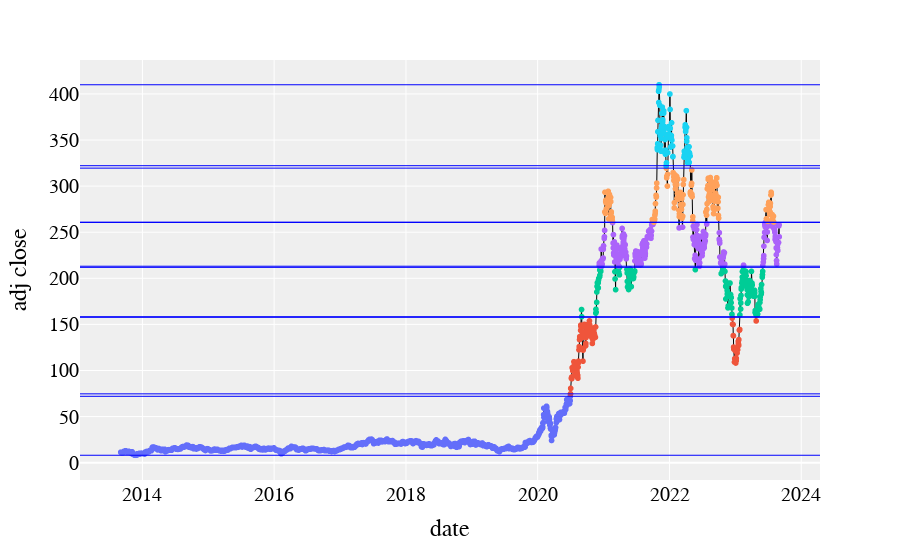

The cell this chart's notebook holds for it:
### Code cell
import plotly.graph_objects as go
# Again, assign an arbitrary color to each of the 6 clusters
colors = ['red', 'orange', 'yellow', 'green', 'blue', 'indigo']
# Create Scatter plot, assigning each point a color where
# point group = color index.
fig = df.plot.scatter(
    x=df.index,
    y="adj close",
    color=[colors[i] for i in clusters],
)

# fig = go.Figure(
#     data=go.Scatter(x=df.index,y=df['adj close'], mode='lines+markers')
#     # color=[colors[i] for i in clusters],
#     )
# Add horizontal lines
for cluster_min, cluster_max in min_max_values:
    fig.add_hline(y=cluster_min, line_width=1, line_color="blue")
    fig.add_hline(y=cluster_max, line_width=1, line_color="blue")
# Add a trace of the price for better clarity
fig.add_trace(go.Scatter(
    x=df.index,
    y=df['adj close'],
    line_color="black",
    line_width=1
))
# Make it pretty
layout = go.Layout(
    plot_bgcolor='#efefef',
    showlegend=False,
    # Font Families
    font_family='Monospace',
    font_color='#000000',
    font_size=20,
    xaxis=dict(
        rangeslider=dict(
            visible=False
        ))
)
fig.update_layout(layout)
fig.show()

### Figure 1 — Plotly figure (JSON) as saved in the notebook; plotly's stock layout.template omitted (floating-point values rounded to 4 significant figures; data arrays with more than 128 entries replaced by an {"elided": "..."} marker saying what was removed)
{"data": [{"hovertemplate": "color=red<br>date=%{x}<br>adj close=%{y}<extra></extra>", "legendgroup": "red", "marker": {"color": "#636efa", "symbol": "circle"}, "mode": "markers", "name": "red", "showlegend": true, "type": "scattergl", "x": {"elided": "1719 str values"}, "xaxis": "x", "y": {"elided": "1719 float values"}, "yaxis": "y"}, {"hovertemplate": "color=yellow<br>date=%{x}<br>adj close=%{y}<extra></extra>", "legendgroup": "yellow", "marker": {"color": "#EF553B", "symbol": "circle"}, "mode": "markers", "name": "yellow", "showlegend": true, "type": "scattergl", "x": ["2020-07-01", "2020-07-02", "2020-07-06", "2020-07-07", "2020-07-08", "2020-07-09", "2020-07-10", "2020-07-13", "2020-07-14", "2020-07-15", "2020-07-16", "2020-07-17", "2020-07-20", "2020-07-21", "2020-07-22", "2020-07-23", "2020-07-24", "2020-07-27", "2020-07-28", "2020-07-29", "2020-07-30", "2020-07-31", "2020-08-03", "2020-08-04", "2020-08-05", "2020-08-06", "2020-08-07", "2020-08-10", "2020-08-11", "2020-08-12", "2020-08-13", "2020-08-14", "2020-08-17", "2020-08-18", "2020-08-19", "2020-08-20", "2020-08-21", "2020-08-24", "2020-08-25", "2020-08-26", "2020-08-27", "2020-08-28", "2020-09-02", "2020-09-03", "2020-09-04", "2020-09-08", "2020-09-09", "2020-09-10", "2020-09-11", "2020-09-14", "2020-09-15", "2020-09-16", "2020-09-17", "2020-09-18", "2020-09-21", "2020-09-22", "2020-09-23", "2020-09-24", "2020-09-25", "2020-09-28", "2020-09-29", "2020-09-30", "2020-10-01", "2020-10-02", "2020-10-05", "2020-10-06", "2020-10-07", "2020-10-08", "2020-10-09", "2020-10-12", "2020-10-13", "2020-10-14", "2020-10-15", "2020-10-16", "2020-10-19", "2020-10-20", "2020-10-21", "2020-10-22", "2020-10-23", "2020-10-26", "2020-10-27", "2020-10-28", "2020-10-29", "2020-10-30", "2020-11-02", "2020-11-03", "2020-11-04", "2020-11-05", "2020-11-06", "2020-11-09", "2020-11-10", "2020-11-11", "2020-11-12", "2020-11-13", "2020-11-16", "2020-11-17", "2022-12-14", "2022-12-15", "2022-12-16", "2022-12-19", "2022-12-20", "2022-12-21", "2022-12-22", "2022-12-23", "2022-12-27", "2022-12-28", "2022-12-29", "2022-12-30", "2023-01-03", "2023-01-04", "2023-01-05", "2023-01-06", "2023-01-09", "2023-01-10", "2023-01-11", "2023-01-12", "2023-01-13", "2023-01-17", "2023-01-18", "2023-01-19", "2023-01-20", "2023-01-23", "2023-01-24", "2023-01-25", "2023-04-26"], "xaxis": "x", "y": [74.64, 80.58, 91.44, 92.66, 91.06, 92.95, 103.0, 99.8, 101.1, 103.1, 100.0, 100.1, 109.5, 104.6, 106.2, 100.9, 94.47, 102.6, 98.43, 99.94, 99.17, 95.38, 99, 99.13, 99.0, 99.31, 96.85, 94.57, 91.63, 103.7, 108.1, 110.0, 122.4, 125.8, 125.2, 133.5, 136.7, 134.3, 134.9, 143.5, 149.2, 147.6, 149.1, 135.7, 139.4, 110.1, 122.1, 123.8, 124.2, 139.9, 149.9, 147.3, 141.1, 147.4, 149.8, 141.4, 126.8, 129.3, 135.8, 140.4, 139.7, 143.0, 149.4, 138.4, 141.9, 138.0, 141.8, 142.0, 144.7, 147.4, 148.9, 153.8, 149.6, 146.6, 143.6, 140.6, 140.9, 141.9, 140.2, 140.1, 141.6, 135.3, 136.9, 129.3, 133.5, 141.3, 140.3, 146.0, 143.3, 140.4, 136.8, 139.0, 137.3, 136.2, 136.0, 147.2, 156.8, 157.7, 150.2, 149.9, 137.8, 137.6, 125.3, 123.2, 109.1, 112.7, 121.8, 123.2, 108.1, 113.6, 110.3, 113.1, 119.8, 118.8, 123.2, 123.6, 122.4, 131.5, 128.8, 127.2, 133.4, 143.8, 143.9, 144.4, 153.8], "yaxis": "y"}, {"hovertemplate": "color=indigo<br>date=%{x}<br>adj close=%{y}<extra></extra>", "legendgroup": "indigo", "marker": {"color": "#00cc96", "symbol": "circle"}, "mode": "markers", "name": "indigo", "showlegend": true, "type": "scattergl", "x": {"elided": "174 str values"}, "xaxis": "x", "y": {"elided": "174 float values"}, "yaxis": "y"}, {"hovertemplate": "color=orange<br>date=%{x}<br>adj close=%{y}<extra></extra>", "legendgroup": "orange", "marker": {"color": "#ab63fa", "symbol": "circle"}, "mode": "markers", "name": "orange", "showlegend": true, "type": "scattergl", "x": {"elided": "250 str values"}, "xaxis": "x", "y": {"elided": "250 float values"}, "yaxis": "y"}, {"hovertemplate": "color=blue<br>date=%{x}<br>adj close=%{y}<extra></extra>", "legendgroup": "blue", "marker": {"color": "#FFA15A", "symbol": "circle"}, "mode": "markers", "name": "blue", "showlegend": true, "type": "scattergl", "x": {"elided": "170 str values"}, "xaxis": "x", "y": {"elided": "170 float values"}, "yaxis": "y"}, {"hovertemplate": "color=green<br>date=%{x}<br>adj close=%{y}<extra></extra>", "legendgroup": "green", "marker": {"color": "#19d3f3", "symbol": "circle"}, "mode": "markers", "name": "green", "showlegend": true, "type": "scattergl", "x": ["2021-10-25", "2021-10-26", "2021-10-27", "2021-10-28", "2021-10-29", "2021-11-01", "2021-11-02", "2021-11-03", "2021-11-04", "2021-11-05", "2021-11-08", "2021-11-09", "2021-11-10", "2021-11-11", "2021-11-12", "2021-11-15", "2021-11-16", "2021-11-17", "2021-11-18", "2021-11-19", "2021-11-22", "2021-11-23", "2021-11-24", "2021-11-26", "2021-11-29", "2021-11-30", "2021-12-01", "2021-12-02", "2021-12-03", "2021-12-06", "2021-12-07", "2021-12-08", "2021-12-09", "2021-12-10", "2021-12-13", "2021-12-15", "2021-12-22", "2021-12-23", "2021-12-27", "2021-12-28", "2021-12-29", "2021-12-30", "2021-12-31", "2022-01-03", "2022-01-04", "2022-01-05", "2022-01-06", "2022-01-07", "2022-01-10", "2022-01-11", "2022-01-12", "2022-01-13", "2022-01-14", "2022-01-18", "2022-01-19", "2022-01-20", "2022-03-22", "2022-03-23", "2022-03-24", "2022-03-25", "2022-03-28", "2022-03-29", "2022-03-30", "2022-03-31", "2022-04-01", "2022-04-04", "2022-04-05", "2022-04-06", "2022-04-07", "2022-04-08", "2022-04-11", "2022-04-12", "2022-04-13", "2022-04-14", "2022-04-18", "2022-04-19", "2022-04-20", "2022-04-21", "2022-04-22", "2022-04-25"], "xaxis": "x", "y": [341.6, 339.5, 346.0, 359.0, 371.3, 402.9, 390.7, 404.6, 410.0, 407.4, 387.6, 341.2, 356.0, 354.5, 344.5, 337.8, 351.6, 363.0, 365.5, 379.0, 385.6, 369.7, 372, 360.6, 379.0, 381.6, 365, 361.5, 338.3, 336.3, 350.6, 356.3, 334.6, 339.0, 322.1, 325.3, 336.3, 355.7, 364.6, 362.8, 362.1, 356.8, 352.3, 399.9, 383.2, 362.7, 354.9, 342.3, 352.7, 354.8, 368.7, 343.9, 349.9, 343.5, 331.9, 332.1, 331.3, 333.0, 338.0, 336.9, 363.9, 366.5, 364.7, 359.2, 361.5, 381.8, 363.8, 348.6, 352.4, 341.8, 325.3, 329.0, 340.8, 328.3, 334.8, 342.7, 325.7, 336.3, 335.0, 332.7], "yaxis": "y"}, {"line": {"color": "black", "width": 1}, "type": "scatter", "x": {"elided": "2518 str values"}, "y": {"elided": "2518 float values"}}], "layout": {"font": {"color": "#000000", "family": "Monospace", "size": 20}, "legend": {"title": {"text": "color"}, "tracegroupgap": 0}, "margin": {"t": 60}, "plot_bgcolor": "#efefef", "shapes": [{"line": {"color": "blue", "width": 1}, "type": "line", "x0": 0, "x1": 1, "xref": "x domain", "y0": 8.033, "y1": 8.033, "yref": "y"}, {"line": {"color": "blue", "width": 1}, "type": "line", "x0": 0, "x1": 1, "xref": "x domain", "y0": 71.99, "y1": 71.99, "yref": "y"}, {"line": {"color": "blue", "width": 1}, "type": "line", "x0": 0, "x1": 1, "xref": "x domain", "y0": 213.1, "y1": 213.1, "yref": "y"}, {"line": {"color": "blue", "width": 1}, "type": "line", "x0": 0, "x1": 1, "xref": "x domain", "y0": 260.5, "y1": 260.5, "yref": "y"}, {"line": {"color": "blue", "width": 1}, "type": "line", "x0": 0, "x1": 1, "xref": "x domain", "y0": 74.64, "y1": 74.64, "yref": "y"}, {"line": {"color": "blue", "width": 1}, "type": "line", "x0": 0, "x1": 1, "xref": "x domain", "y0": 157.7, "y1": 157.7, "yref": "y"}, {"line": {"color": "blue", "width": 1}, "type": "line", "x0": 0, "x1": 1, "xref": "x domain", "y0": 322.1, "y1": 322.1, "yref": "y"}, {"line": {"color": "blue", "width": 1}, "type": "line", "x0": 0, "x1": 1, "xref": "x domain", "y0": 410.0, "y1": 410.0, "yref": "y"}, {"line": {"color": "blue", "width": 1}, "type": "line", "x0": 0, "x1": 1, "xref": "x domain", "y0": 260.9, "y1": 260.9, "yref": "y"}, {"line": {"color": "blue", "width": 1}, "type": "line", "x0": 0, "x1": 1, "xref": "x domain", "y0": 319.5, "y1": 319.5, "yref": "y"}, {"line": {"color": "blue", "width": 1}, "type": "line", "x0": 0, "x1": 1, "xref": "x domain", "y0": 158.4, "y1": 158.4, "yref": "y"}, {"line": {"color": "blue", "width": 1}, "type": "line", "x0": 0, "x1": 1, "xref": "x domain", "y0": 211.9, "y1": 211.9, "yref": "y"}], "showlegend": false, "xaxis": {"anchor": "y", "domain": [0, 1], "rangeslider": {"visible": false}, "title": {"text": "date"}}, "yaxis": {"anchor": "x", "domain": [0, 1], "title": {"text": "adj close"}}}}
